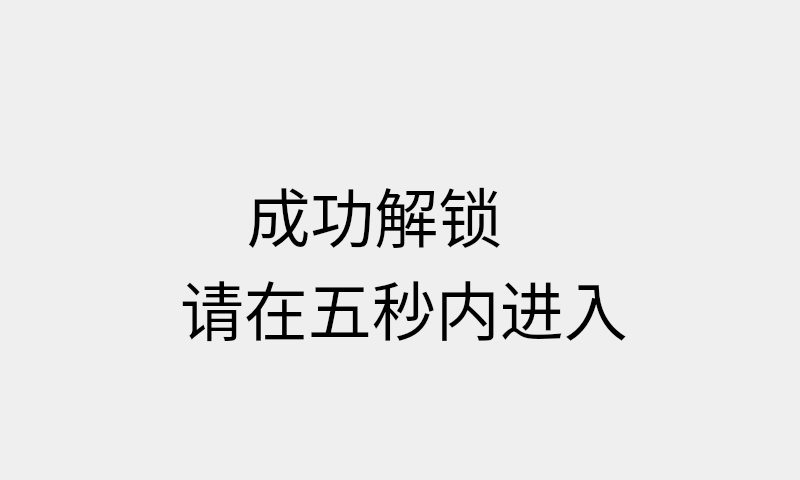
<?xml version="1.0" encoding="UTF-8"?>
<ui version="4.0">
 <class>Dialog</class>
 <widget class="QDialog" name="Dialog">
  <property name="geometry">
   <rect>
    <x>0</x>
    <y>0</y>
    <width>800</width>
    <height>480</height>
   </rect>
  </property>
  <property name="windowTitle">
   <string>Unlock</string>
  </property>
  <property name="windowOpacity">
   <double>1.000000000000000</double>
  </property>
  <widget class="QLabel" name="label">
   <property name="geometry">
    <rect>
     <x>180</x>
     <y>150</y>
     <width>461</width>
     <height>221</height>
    </rect>
   </property>
   <property name="font">
    <font>
     <family>萝莉体</family>
     <pointsize>48</pointsize>
    </font>
   </property>
   <property name="text">
    <string>    成功解锁
请在五秒内进入</string>
   </property>
  </widget>
 </widget>
 <resources/>
 <connections/>
</ui>
